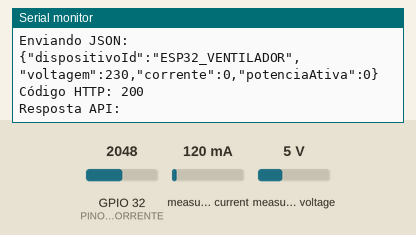
The sketch below on a simulated ESP32. Parts: the last lines printed to the serial monitor. Inputs (shaded band) come from the test bench; at power-on: measured voltage 5 V, GPIO 32 (PINO_CORRENTE) = 2048, measured current 120 mA (analog values on the 0–4095 scale). WiFi joins after 1.5 s; servers stay silent unless stated; uploads are accepted with an empty reply.

Above: at 8.8 s.
8.9 s: measured voltage set to 0.3 V
10.4 s: GPIO 32 (PINO_CORRENTE) set to 2866
At 10.62 s:
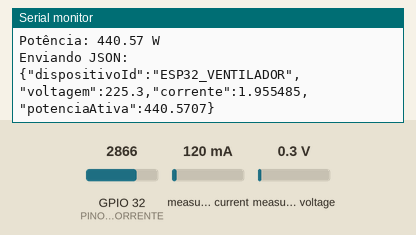
11.9 s: measured voltage set to 3.8 V
At 13.2 s:
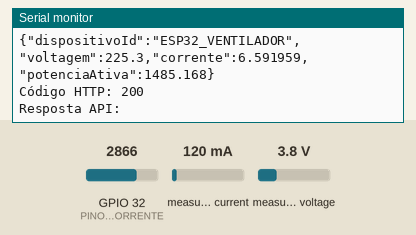
13.4 s: GPIO 32 (PINO_CORRENTE) set to 3603
At 15.6 s:
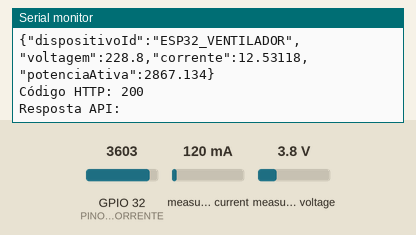
Timing chart, 0 to 15.9 s (numbered marks = the images above; inputs shaded):
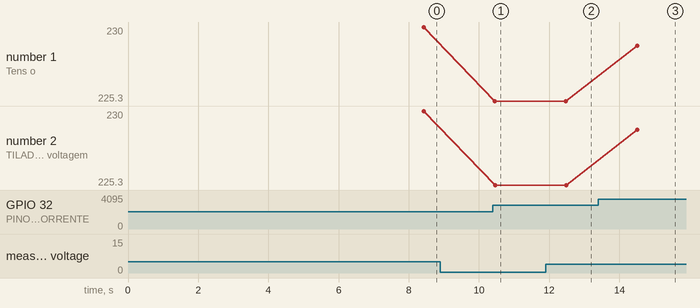

Measured:
- after the input at 10.4 s, the serial monitor: prints a new line after 0.05 s (image 1)
- after the input at 13.4 s, the serial monitor: prints a new line after 1.1 s (image 3)

The sketch:

EnergyMonitorESP32.ino
```cpp
#include <WiFi.h>
#include <HTTPClient.h>
#include <WiFiClientSecure.h>
#include <ArduinoJson.h>
#include <EmonLib.h>


// =====================================
// CONFIGURAÇÃO WIFI
// =====================================
const char* ssid = "Rissato";
const char* password = "253537jf";


// =====================================
// CONFIGURAÇÃO API
// =====================================
const char* api_url = "https://dsm-p4-g01-2026-01.onrender.com/api/telemetria/ingestao";
const char* dispositivoId = "ESP32_VENTILADOR";


// =====================================
// PINOS ESP32
// =====================================
const int PINO_TENSAO = 34;
const int PINO_CORRENTE = 32;


// =====================================
// SENSOR ZMPT101B
// =====================================
EnergyMonitor emon1;


// AJUSTADO PARA REDE 127V
float calibracaoTensao = 154.00;


// =====================================
// SENSOR ACS712 20A
// =====================================

// ACS712 20A sem divisor
float sensibilidadeACS = 0.100;


// calculado automaticamente
float offsetACS = 2.50;


// =====================================
// FILTROS
// =====================================

// evita tensão fantasma
float tensaoMinima = 10.0;


// corta ruído do ACS712 parado
float correnteMinima = 0.050;


void setup() {


  Serial.begin(115200);
  delay(1000);


  Serial.println("Iniciando ESP32...");


  analogReadResolution(12);


  WiFi.begin(ssid, password);


  Serial.print("Conectando WiFi");


  while(WiFi.status() != WL_CONNECTED){

    delay(500);
    Serial.print(".");
  }


  Serial.println();
  Serial.println("WiFi conectado!");

  Serial.print("IP: ");
  Serial.println(WiFi.localIP());


  // inicia sensor tensão
  emon1.voltage(
    PINO_TENSAO,
    calibracaoTensao,
    1.7
  );


  delay(2000);


  // calibrar ACS sem carga ligada
  calibrarOffsetACS();


  delay(1000);
}


void loop(){


  // =============================
  // TENSÃO
  // =============================
  emon1.calcVI(20,2000);


  float tensao = emon1.Vrms;


  // =============================
  // CORRENTE
  // =============================
  float corrente = lerCorrenteACS();


  if(tensao < tensaoMinima){

    tensao = 0.0;
  }


  if(corrente < correnteMinima){

    corrente = 0.0;
  }


  float potenciaAtiva = tensao * corrente;


  Serial.println("===================================");


  Serial.print("Tensão: ");
  Serial.print(tensao,2);
  Serial.println(" V");


  Serial.print("Corrente: ");
  Serial.print(corrente,4);
  Serial.println(" A");


  Serial.print("Potência: ");
  Serial.print(potenciaAtiva,2);
  Serial.println(" W");


  enviarParaAPI(
    tensao,
    corrente,
    potenciaAtiva
  );


  delay(1000);
}


// =====================================
// CALIBRAR ZERO ACS712
// =====================================
void calibrarOffsetACS(){


  long soma = 0;


  int amostras = 1000;


  Serial.println("Calibrando ACS712...");
  Serial.println("Não deixe aparelho ligado");


  for(int i=0;i<amostras;i++){


    soma += analogRead(PINO_CORRENTE);


    delay(2);
  }


  float mediaADC = soma / (float)amostras;


  offsetACS = mediaADC * (3.3 / 4095.0);


  Serial.print("Offset ACS712: ");
  Serial.print(offsetACS,4);
  Serial.println(" V");

}


// =====================================
// LER ACS712 RMS
// =====================================
float lerCorrenteACS(){


  int amostras = 1000;


  float somaQuadrados = 0;


  for(int i=0;i<amostras;i++){


    int adc = analogRead(PINO_CORRENTE);


    float tensaoSensor = adc * (3.3 / 4095.0);


    float diferenca = tensaoSensor - offsetACS;


    somaQuadrados += diferenca * diferenca;


    delayMicroseconds(500);

  }


  float tensaoRMS = sqrt(
    somaQuadrados / amostras
  );


  float correnteRMS = tensaoRMS / sensibilidadeACS;


  return correnteRMS;

}


// =====================================
// ENVIAR PARA API
// =====================================
void enviarParaAPI(
  float tensao,
  float corrente,
  float potenciaAtiva
){


  if(WiFi.status() == WL_CONNECTED){


    WiFiClientSecure client;


    client.setInsecure();


    HTTPClient http;


    http.begin(
      client,
      api_url
    );


    http.addHeader(
      "Content-Type",
      "application/json"
    );


    StaticJsonDocument<256> doc;


    doc["dispositivoId"] = dispositivoId;

    doc["voltagem"] = tensao;

    doc["corrente"] = corrente;

    doc["potenciaAtiva"] = potenciaAtiva;


    String json;


    serializeJson(
      doc,
      json
    );


    Serial.println("Enviando JSON:");
    Serial.println(json);


    int httpCode = http.POST(json);


    Serial.print("Código HTTP: ");
    Serial.println(httpCode);


    Serial.println("Resposta API:");
    Serial.println(http.getString());


    http.end();

  }

}
```
